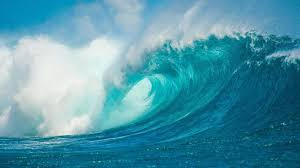
#> input picture coding-exercises-avairds/week2 -image-operation/part2-intermediate/ocean.jpg, 300 x 168 px
$ python split-merge.py
#> lines starting #> are read from the running program, lines starting #| are printed output that depends on the picture
import cv2 as cv
import numpy as np

img = cv.imread("ocean.jpg")
#> img is the input picture: shape (168, 300, 3); mean B, G, R 168.7, 150.5, 80.9
B, G, R = cv.split(img)  # split Blue, Green, Red
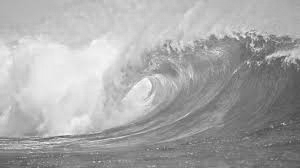
#> B: shape (168, 300); min 75, max 254, mean 168.7
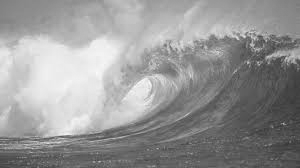
#> G: shape (168, 300); min 53, max 251, mean 150.5
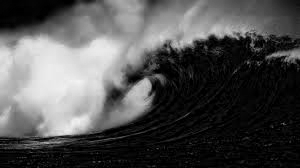
#> R: shape (168, 300); min 0, max 243, mean 80.9
cv.imshow("Red", R)
cv.imshow("Green", G)
cv.imshow("Blue", B)
cv.waitKey(0)

merged = cv.merge((B, G, R))  # merging
cv.imshow("Merged", merged)
cv.waitKey(0)


zeros = np.zeros(img.shape[:2], dtype="uint8")
# isolate each channel
cv.imshow("Red", cv.merge([zeros, zeros, R]))
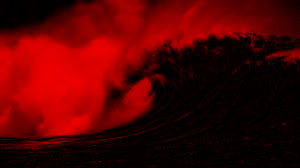
#> window 'Red': shape (168, 300, 3); mean B, G, R 0, 0, 80.9
cv.imshow("Green", cv.merge([zeros, G, zeros]))
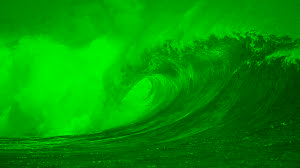
#> window 'Green': shape (168, 300, 3); mean B, G, R 0, 150.5, 0
cv.imshow("Blue", cv.merge([B, zeros, zeros]))
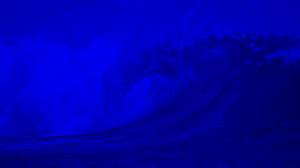
#> window 'Blue': shape (168, 300, 3); mean B, G, R 168.7, 0, 0
cv.waitKey(0)
cv.destroyAllWindows()

$ run again, with coding-exercises-avairds/week2 -image-operation/part2-intermediate/ronaldo.jpg copied over coding-exercises-avairds/week2 -image-operation/part2-intermediate/ocean.jpg
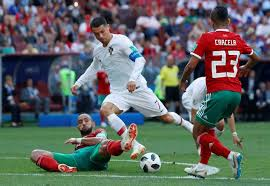
#> input picture coding-exercises-avairds/week2 -image-operation/part2-intermediate/ronaldo.jpg, 270 x 186 px
#> img is the input picture: shape (186, 270, 3); mean B, G, R 98.4, 100.4, 95.4
#> `cv.imshow("Green", cv.merge([zeros, G, zeros]))`:
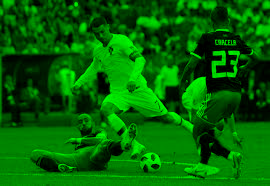
#> window 'Green': shape (186, 270, 3); mean B, G, R 0, 100.4, 0
#> `cv.imshow("Blue", cv.merge([B, zeros, zeros]))`:
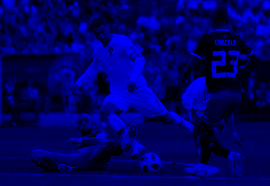
#> window 'Blue': shape (186, 270, 3); mean B, G, R 98.4, 0, 0
